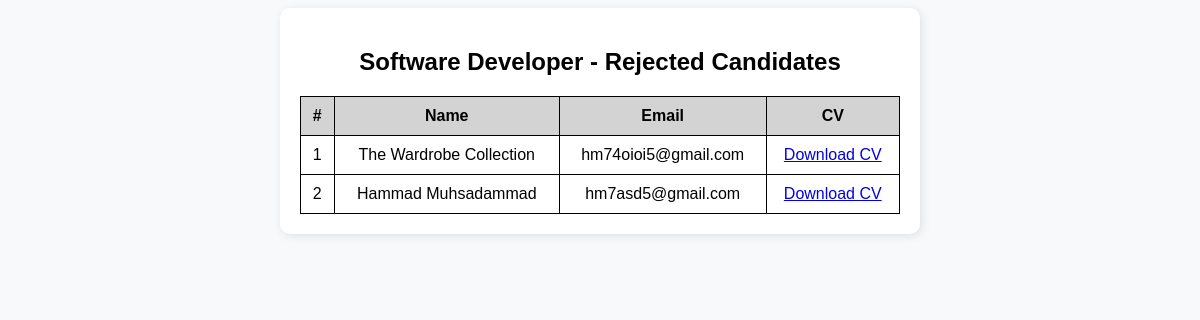
Page /job/1/candidates/Rejected/ on the earlier database version.
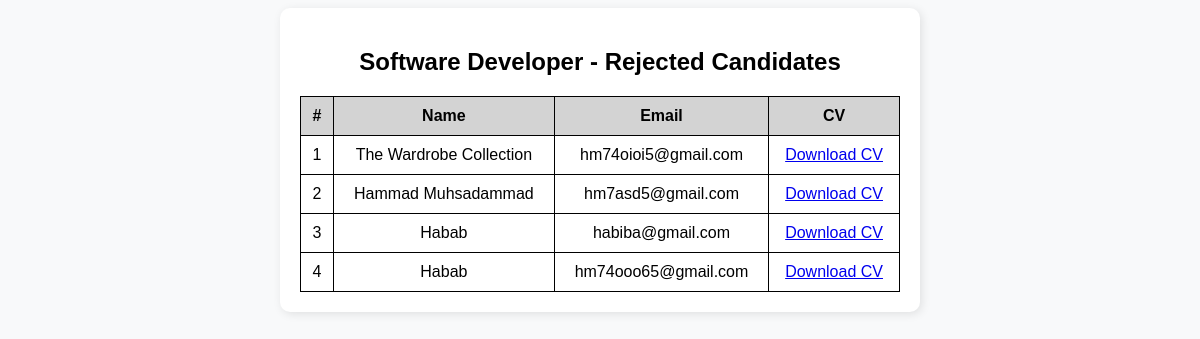
Same page on the later database version.
### recruitment/models.py (models this page shows, shortened)
class JobApplication(models.Model):
    job = models.ForeignKey(Job, on_delete=models.CASCADE, null=True)  # Dropdown in forms
    name = models.CharField(max_length=100)
    email = models.EmailField(unique=True)
    gender = models.CharField(
        max_length=10,
        choices=[('male', 'Male'), ('female', 'Female'), ('other', 'Other')]
    )
    cv = models.FileField(upload_to='cvs/')
    matched_skills = models.TextField(blank=True, null=True)
    match_percentage = models.FloatField(default=0)
    status = models.CharField(
        max_length=50,
        choices=[('Shortlisted', 'Shortlisted'), ('Waiting List', 'Waiting List'), ('Rejected', 'Rejected')],
        default="Pending"
    )

### recruitment/views.py (the view)
# urls.py: path('job/<int:job_id>/candidates/<str:status>/', views.job_candidates, name='job_candidates'),
def job_candidates(request, job_id, status):
    job = get_object_or_404(Job, id=job_id)  # Fetch the job
    candidates = JobApplication.objects.filter(job=job, status=status)  # Filter candidates
    return render(request, "candidates.html", {"job": job, "candidates": candidates, "status": status})

### recruitment/templates/candidates.html (shortened to what this page needs)
<!DOCTYPE html>
<html lang="en">
<head>
</head>
<body>
    <div class="container">
        <h2>{{ job.title }} - {{ status }} Candidates</h2>
        <table>
            <thead>
                <tr>
                    <th>#</th>
                    <th>Name</th>
                    <th>Email</th>
                    <th>CV</th>
                </tr>
            </thead>
            <tbody>
                {% for candidate in candidates %}
                <tr>
                    <td>{{ forloop.counter }}</td>
                    <td>{{ candidate.name }}</td>
                    <td>{{ candidate.email }}</td>
                    <td><a href="{{  candidate.cv.url}}" download>Download CV</a></td>
                </tr>
                {% empty %}
                <tr>
                    <td colspan="4">No candidates found.</td>
                </tr>
                {% endfor %}
            </tbody>
        </table>
    </div>
</body>
</html>

Differences in the rows shown:
added JobApplication: name "Habab", email "habiba@gmail.com"
added JobApplication: name "Habab", email "hm74ooo65@gmail.com"
